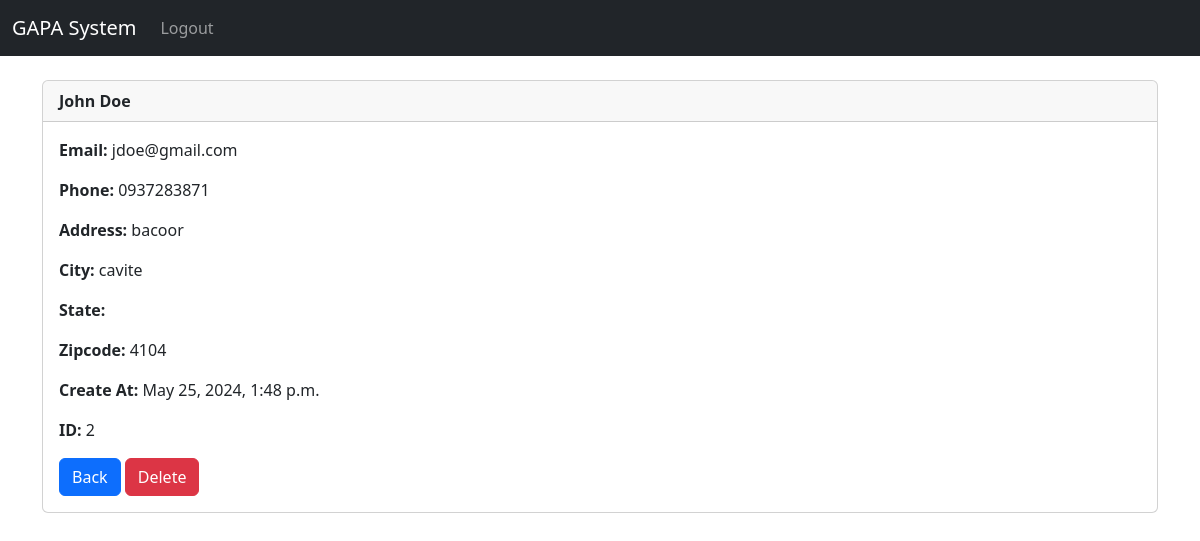
The page /record/2 (signed in) on the database its author committed.
### website/models.py (models this page shows, shortened)
class Record(models.Model):
    created_at = models.DateTimeField(auto_now_add=True)
    first_name = models.CharField(max_length=50)
    last_name = models.CharField(max_length=50)
    email = models.CharField(max_length=100)
    phone = models.CharField(max_length=15)
    address = models.CharField(max_length=50)
    city = models.CharField(max_length=50)
    zipcode = models.CharField(max_length=20)

### website/views.py (the view)
# urls.py: path('record/<int:pk>', views.customer_record, name='record'),
def customer_record(request, pk):
    if request.user.is_authenticated:
        customer_record = Record.objects.get(id=pk)
        return render(request, 'record.html',{'customer_record':customer_record})
    else:
        messages.success(request, "You Must be logged in to view that page")
        return redirect('home')

### website/templates/record.html
{% extends 'base.html' %}
{% block content %}
<div class="card">
    <div class="card-header"><strong>
        {{ customer_record.first_name }}
        {{ customer_record.last_name }}</strong>
    </div>
    <div class="card-body">
        <p class="card-text">
            <strong>Email: </strong>{{ customer_record.email }}</p>
            <p class="card-text">
            <strong>Phone: </strong>{{ customer_record.phone }}
            </p>
            <p class="card-text">
            <strong>Address: </strong>{{ customer_record.address }}</p>
            <p class="card-text">
            <strong>City: </strong>{{ customer_record.city }}</p>
            <p class="card-text">
            <strong>State: </strong>{{ customer_record.state }}</p>
            <p class="card-text">
            <strong>Zipcode: </strong>{{ customer_record.zipcode }}</p>
            <p class="card-text">
            <strong>Create At: </strong>{{ customer_record.created_at }}</p>
            <p class="card-text">
            <strong>ID: </strong>{{ customer_record.id }}</p>
            <a href="{% url 'home' %}" class="btn btn-primary">Back</a>
            <a href="{% url 'delete_record' customer_record.id %}" class="btn btn-danger">Delete</a>
    </div>
  </div>
{% endblock %}

### rows shown on the page
Record: first_name "John", last_name "Doe", email "jdoe@gmail.com", phone "0937283871", address "bacoor", city "cavite", zipcode "4104", created_at "May 25, 2024, 1:48 p.m.", id "2"
